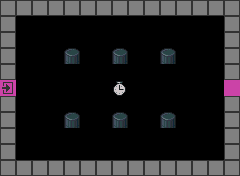

Tiled map render using the project's own tile images. Description and the whole map definition, tile-layer contents included, below:
An orthogonal 15x11 tile map with 16x16 px tiles, 1 tile layer (main).

<map version="1.0" tiledversion="1.0.2" orientation="orthogonal" renderorder="right-down" width="15" height="11" tilewidth="16" tileheight="16" nextobjectid="1">
 <tileset firstgid="1" source="editor.tsx" />
 <layer name="main" width="15" height="11">
  <data encoding="csv">
1,1,1,1,1,1,1,1,1,1,1,1,1,1,1,
1,0,0,0,0,0,0,0,0,0,0,0,0,0,1,
1,0,0,0,0,0,0,0,0,0,0,0,0,0,1,
1,0,0,0,17,0,0,17,0,0,17,0,0,0,1,
1,0,0,0,0,0,0,0,0,0,0,0,0,0,1,
9,0,0,0,0,0,0,43,0,0,0,0,0,0,10,
1,0,0,0,0,0,0,0,0,0,0,0,0,0,1,
1,0,0,0,17,0,0,17,0,0,17,0,0,0,1,
1,0,0,0,0,0,0,0,0,0,0,0,0,0,1,
1,0,0,0,0,0,0,0,0,0,0,0,0,0,1,
1,1,1,1,1,1,1,1,1,1,1,1,1,1,1
</data>
 </layer>
</map>
